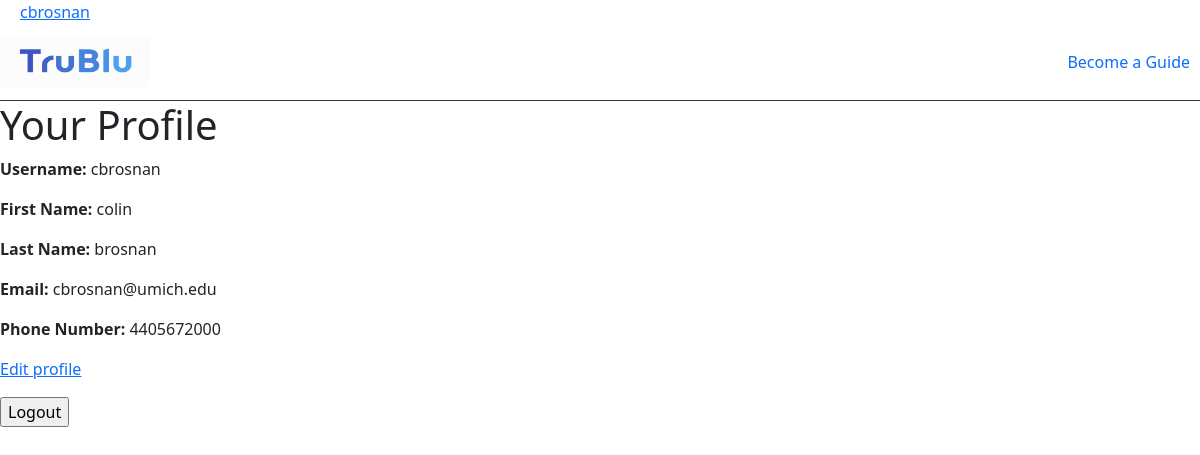
The page /users/cbrosnan/ (signed in) on the database its author committed.
### tables this page shows
CREATE TABLE students(
  username VARCHAR(20) PRIMARY KEY,
  firstname VARCHAR(20) NOT NULL,
  lastname VARCHAR(20),
  email VARCHAR(20),
  phonenumber INTEGER,
  password VARCHAR(20)
);

### trublu/views/index.py (the view)
@trublu.app.route("/users/<users_slug>/", methods=["GET"])
def users_g(users_slug):
    if 'username' not in session:
        return flask.redirect(url_for('login'))
    cur = trublu.model.get_db().execute(
        "SELECT *"
        "FROM students"
    )
    students = cur.fetchall()
    student_exists = False
    for student in students:
        if student['username'] == users_slug:
            student_exists = True
    if not student_exists:
        flask.abort(404)
    return flask.render_template("users.html",
                                 **{"users_slug": users_slug,
                                    "students": students})

### trublu/model.py (called while the page is built)
def dict_factory(cursor, row):
    return {col[0]: row[idx] for idx, col in enumerate(cursor.description)}

def get_db():
    if 'sqlite_db' not in flask.g:
        db_filename = trublu.app.config['DATABASE_FILENAME']
        flask.g.sqlite_db = sqlite3.connect(str(db_filename))
        flask.g.sqlite_db.row_factory = dict_factory
        flask.g.sqlite_db.execute("PRAGMA foreign_keys = ON")
    return flask.g.sqlite_db

### trublu/templates/users.html
{% extends "base.html" %}
{% block content %}
<h1> Your Profile </h1>
<p> <b> Username: </b> {{ users_slug }} </p>
{% for student in students %}
  {% if users_slug == student.username %}
    <p> <b> First Name: </b> {{ student.firstname }} </p>
    <p> <b> Last Name: </b> {{ student.lastname }} </p>
    <p> <b> Email: </b> {{ student.email }} </p>
    <p> <b> Phone Number: </b> {{ student.phonenumber }} </p>
  {% endif %}
{% endfor %}
{% if users_slug == session['username'] %}
    <p> <a href= "/accounts/edit/" > Edit profile </a> </p>
{% endif %}
{% if users_slug == session['username'] %}
    <form action="/accounts/logout/" method="post" enctype="multipart/form-data">
      <input type="submit" name="logout" value="Logout"/>
    </form>
{% endif %}
{% endblock %}

### trublu/templates/base.html (shortened to what this page needs)
<!doctype html>
<html>
  <head>
    <link rel="stylesheet" href="#">
    <link rel="stylesheet" href="/static/css/style.css">
    <link href="https://cdn.jsdelivr.net/npm/bootstrap@5.2.2/dist/css/bootstrap.min.css" rel="stylesheet">
  </head>
  <body>
    <div class="navbartop navbar-light bg-white" style="padding-left: 20px; text-decoration: none;" >
        <a href="/users/{{ session['username'] }}/">{{ session['username'] }}</a>
    </div>
      <nav class="navbar navbar-light bg-white" style="border-bottom: .5px solid #333333;">
        <a class="navbar-brand" href="/">
          <img src="/static/trublulogo.png" width="150" height="50" class="d-inline-block align-top" alt="">
        </a>
        <a href="/become-a-guide/" style="padding-right: 10px; text-decoration: none;">Become a Guide</a>
      </nav>
    <div id="content">{% block content %}{% endblock %}</div>
  </body>
</html>

### rows shown on the page
students: username "cbrosnan", firstname "colin", lastname "brosnan", email "cbrosnan@umich.edu", phonenumber "4405672000"
